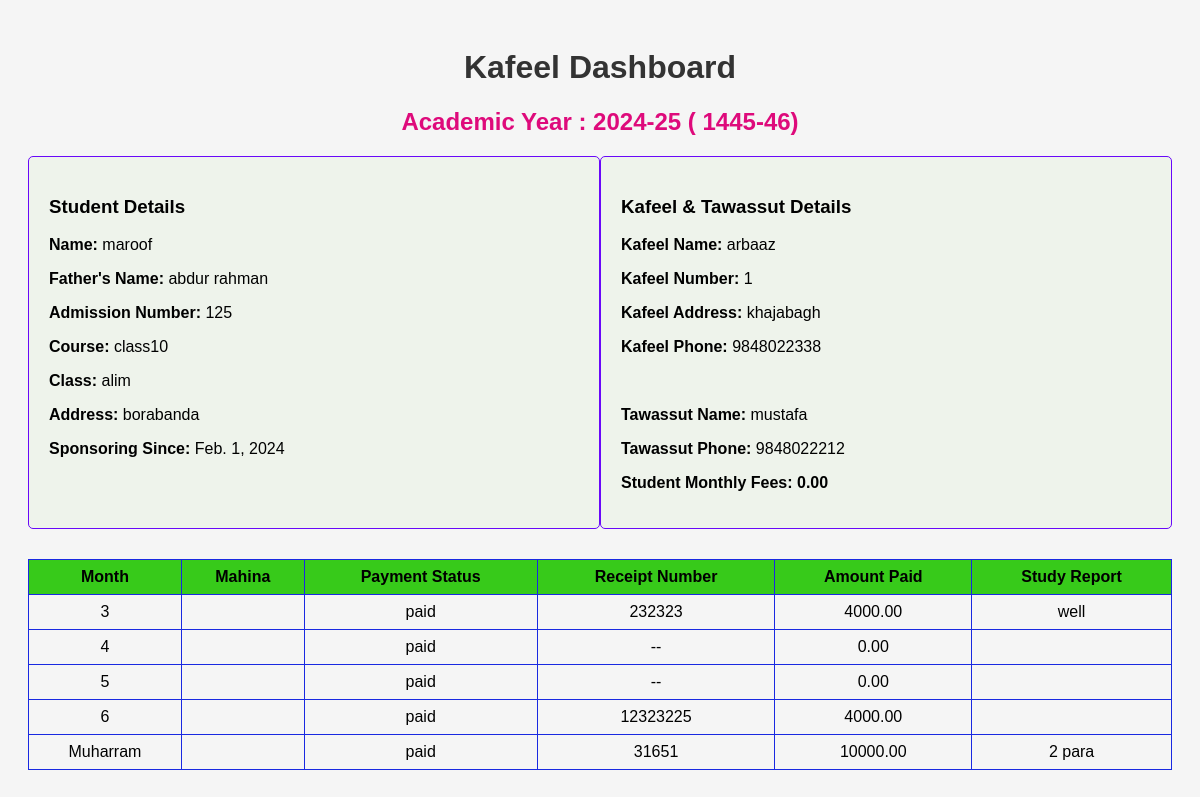
Screenshot of /complete_details/125/125/ with the database file from the repository.
### kifalat/models.py (models this page shows, shortened)
class Student(models.Model):
    admission_number = models.CharField(max_length=20, primary_key=True)
    name = models.CharField(max_length=255)
    father_name = models.CharField(max_length=255)
    phone = models.CharField(max_length=10)
    address = models.TextField()
    course = models.ForeignKey(Course, on_delete=models.CASCADE)
    class_field = models.ForeignKey(Class, on_delete=models.CASCADE)
    section = models.ForeignKey(Section, on_delete=models.CASCADE)
    kafeel = models.ForeignKey(Kafeel, on_delete=models.CASCADE)
    sponsoring_since = models.DateField(null=True)
    monthly_fees = models.DecimalField(max_digits=10, decimal_places=2, default=0.0)
    total_fees = models.DecimalField(max_digits=10, decimal_places=2, default=0.0)
    STATUS_CHOICES = [
        ('Active', 'Active'),
        ('Deactive', 'Deactive'),
        ('Dropped Out', 'Dropped Out'),
        ('Course Complete', 'Course Complete'),
    ]
    status = models.CharField(max_length=20, choices=STATUS_CHOICES, default='Active')

class Course(models.Model):
    name = models.CharField(max_length=255)
    def __str__(self):
        return self.name

class Class(models.Model):
    name = models.CharField(max_length=255)
    def __str__(self):
        return self.name

class Kafeel(models.Model):
    number = models.IntegerField(unique=True, primary_key=True)
    name = models.CharField(max_length=255)
    phone = models.CharField(max_length=10)
    address = models.TextField()
    tawassut = models.ForeignKey(Tawassut, on_delete=models.SET_NULL, null=True)
    STATUS_CHOICES = [
        ('Active', 'Active'),
        ('Deactive', 'Deactive'),
    ]
    status = models.CharField(max_length=20, choices=STATUS_CHOICES, default='Active')
    monthly_amount = models.DecimalField(max_digits=10, decimal_places=2, default=0.0)
    def __str__(self):
        return self.name

class Tawassut(models.Model):
    name = models.CharField(max_length=255)
    phone = models.CharField(max_length=10)
    address = models.TextField()

class Record(models.Model):
    month_CHOICES = [
        ('Muharram', 'Muharram'),
        ('Safar', 'Safar'),
        ('Rabi\' al-awwal', 'Rabi\' al-awwal'),
        ('Rabi\' al-thani', 'Rabi\' al-thani'),
        ('Jumada al-awwal', 'Jumada al-awwal'),
        ('Jumada al-thani', 'Jumada al-thani'),
        ('Rajab', 'Rajab'),
        ('Sha\'ban', 'Sha\'ban'),
        ('Ramadan', 'Ramadan'),
        ('Shawwal', 'Shawwal'),
        ('Dhu al-Qi\'dah', 'Dhu al-Qi\'dah'),
        ('Dhu al-Hijjah', 'Dhu al-Hijjah'),
    ]
    student = models.ForeignKey(Student, on_delete=models.CASCADE)
    month = models.CharField(max_length=20, choices=month_CHOICES)
    receipt_number = models.CharField(max_length=255, blank=True, default='--')
    amount_paid = models.DecimalField(max_digits=10, decimal_places=2, null=True, blank=True, default=0)
    study_report = models.TextField(max_length=255,blank=True, default='')
    paid_date = models.DateField(null=True, blank=True)
    payment_status = models.CharField(max_length=10, choices=Progress.PAID_CHOICES, default='unpaid', blank=False)

### kifalat/views.py (the view)
# urls.py: path('complete_details/<int:kafeel_id>/<int:admission_number>/', complete_details, name='complete_details'),  # Updated path for complete_details
def complete_details(request, kafeel_id, admission_number):
    student = get_object_or_404(Student, admission_number=admission_number)
    records = Record.objects.filter(student=student)
    return render(request, 'complete_details.html', {'student': student, 'records': records})

### kifalat/templates/complete_details.html (shortened to what this page needs)
<!DOCTYPE html>
<html lang="en">
<head>
</head>
<body>
    <h1>Kafeel Dashboard  {{ kafeel.number }} </h1>
    <h2>Academic Year  : 2024-25  ( 1445-46)</h2>
    <div class="student-details-section">
        <div class="student-details-card">
            <h3>Student Details</h3>
            <p><strong>Name:</strong> {{ student.name }}</p>
            <p><strong>Father's Name:</strong> {{ student.father_name }}</p>
            <p><strong>Admission Number:</strong> {{ student.admission_number }}</p>
            <p><strong>Course:</strong> {{ student.course }}</p>
            <p><strong>Class:</strong> {{ student.class_field}}</p>
            <p><strong>Address:</strong> {{ student.address }}</p>
            <p><strong>Sponsoring Since:</strong> {{ student.sponsoring_since }}</p>
        </div>
        <div class="student-details-card">
            <h3>Kafeel & Tawassut Details</h3>
            <p><strong>Kafeel Name:</strong> {{ student.kafeel }}</p>
            <p><strong>Kafeel Number:</strong> {{ student.kafeel.number }}</p>
            <p><strong>Kafeel Address:</strong> {{ student.kafeel.address }}</p>
            <p><strong>Kafeel Phone:</strong> {{ student.kafeel.phone }}</p>
            <br>
            <p><strong>Tawassut Name:</strong> {{ student.kafeel.tawassut.name }}</p>
            <p><strong>Tawassut Phone:</strong> {{ student.kafeel.tawassut.phone }}</p>
            <p><strong>Student Monthly Fees:</strong> <strong>{{ student.monthly_fees }}</strong></p>
        </div>
    </div>
<table class="monthly-progress-table">
    <thead>
        <tr>
            <th>Month</th>
            <th>Mahina</th>
            <th>Payment Status</th>
            <th>Receipt Number</th>
            <th>Amount Paid</th>
            <th>Study Report</th>
        </tr>
    </thead>
    <tbody>
        {% for record in  records %}
        <tr>
            <td>{{ record.month }}</td>
            <td>{{ record.mahina }}</td>
            <td>{{ record.payment_status }}</td>
            <td>{{ record.receipt_number }}</td>
            <td>{{ record.amount_paid }}</td>
            <td>{{ record.study_report }}</td>
        </tr>
        {% endfor %}
    </tbody>
</table>

### kifalat/templates/complete_details.html (style rules this page uses)
body { font-family: Arial, sans-serif; padding: 20px; background-color: #f5f5f5; }
h1 { color: #333; text-align: center; }
h2 { color: #de0a7b; text-align: center; }
.student-details-section { margin-top: 20px; display: flex; justify-content: space-between; }
.student-details-card { width: 48%; background-color: #eef3eb; border: 1px solid #6908f9; border-radius: 5px; padding: 20px; margin-bottom: 20px; }
.monthly-progress-table { width: 100%; border-collapse: collapse; margin-top: 10px; }
.monthly-progress-table th, .monthly-progress-table td { padding: 8px; border: 1px solid #1929e1; text-align: center; }
.monthly-progress-table th { background-color: #37ca1a; }

### rows the page displays
Student: name "maroof", father_name "abdur rahman", admission_number "125", course "class10", class_field "alim", address "borabanda", sponsoring_since "Feb. 1, 2024", kafeel "arbaaz", kafeel.number "1", kafeel.address "khajabagh", kafeel.phone "9848022338", kafeel.tawassut.name "mustafa", kafeel.tawassut.phone "9848022212", monthly_fees "0.00"
Record: month "3", payment_status "paid", receipt_number "232323", amount_paid "4000.00", study_report "well"
Record: month "4", payment_status "paid", receipt_number "--", amount_paid "0.00"
Record: month "5", payment_status "paid", receipt_number "--", amount_paid "0.00"
Record: month "6", payment_status "paid", receipt_number "12323225", amount_paid "4000.00"
Record: month "Muharram", payment_status "paid", receipt_number "31651", amount_paid "10000.00", study_report "2 para"
